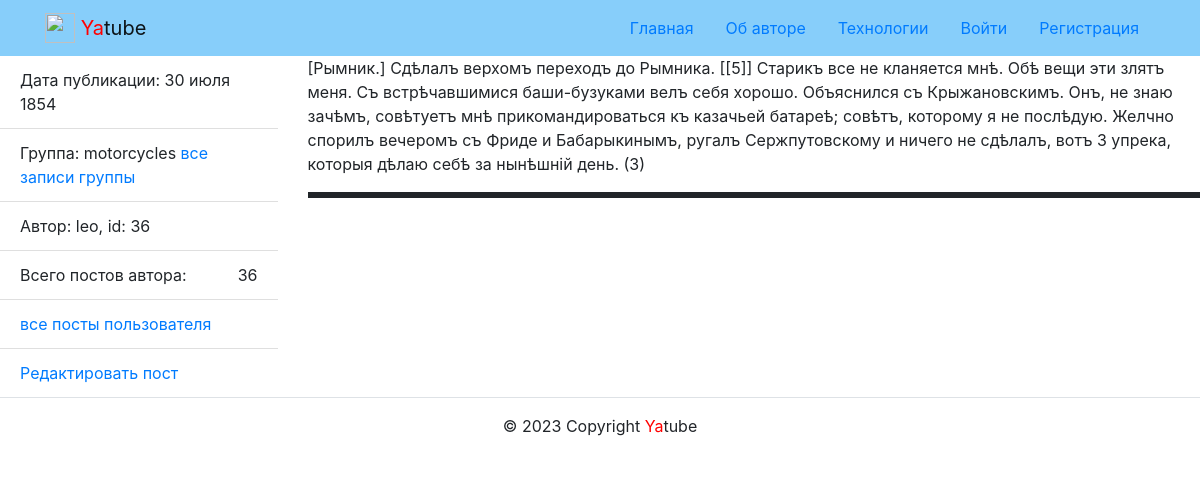
Page /posts/36/ on the committed database.
### posts/models.py (models this page shows, shortened)
class Post(models.Model):
    text = models.TextField(
        max_length=200, verbose_name='Текст',
    )
    pub_date = models.DateTimeField(
        auto_now_add=True, verbose_name='Дата'
    )
    author = models.ForeignKey(
        User,
        on_delete=models.CASCADE,
        related_name='posts',
        verbose_name='Автор'
    )
    group = models.ForeignKey(
        Group, blank=True, null=True,
        on_delete=models.SET_NULL,
        related_name='posts',
        verbose_name='Группа',
    )
    image = models.ImageField(
        'Картинка',
        upload_to='posts/',
        blank=True
    )
    class Meta:
        ordering = ('-pub_date',)
        verbose_name_plural = 'Посты'

class Group(models.Model):
    title = models.CharField(
        verbose_name='Информация о группах',
        max_length=200
    )
    slug = models.SlugField(
        max_length=200, unique=True,
        db_index=True, verbose_name='slug'
    )
    description = models.TextField(
        verbose_name='Описание'
    )
    class Meta:
        verbose_name_plural = 'Группы'
    def __str__(self):
        return self.title

### posts/views.py (the view)
# urls.py: path('posts/<int:post_id>/', views.post_detail, name='post_detail'),
def post_detail(request, post_id):
    post = get_object_or_404(Post, id=post_id)
    author_post = post.author
    post_count = Post.objects.filter(author=author_post).count()
    title = f'Пост {post.text[0:30]}'
    context = {
        'post': post,
        'post_count': post_count,
        'title': title,
        'author_post': author_post,
    }
    return render(request, 'posts/post_detail.html', context)

### core/context_processors/year.py (called while the page is built)
def year(request):
    return {
        'year': datetime.now().year
    }

### templates/posts/post_detail.html (shortened to what this page needs)
{% extends "base.html" %}
{% block content %}
{% load thumbnail %}
<div class="row">
  <aside class="col-12 col-md-3">
    <ul class="list-group list-group-flush">
      <li class="list-group-item">
        Дата публикации: {{ post.pub_date|date:"d E Y" }}
      </li>
        {% if post.group %}
      <li class="list-group-item">
        Группа: {{ post.group }}
        <a href="{% url 'posts:group_list' post.group.slug %}">
          все записи группы
        </a>
        {% endif %}
      </li>
      <li class="list-group-item">
        Автор: {{ author_post }},  id: {{ post.id }}
      </li>
      <li class="list-group-item d-flex justify-content-between align-items-center">
        Всего постов автора:  <span >{{ post_count }}</span>
      </li>
      <li class="list-group-item">
        <a href="{% url 'posts:profile' post.author %}">
          все посты пользователя
        </a>
      </li>
      <li class="list-group-item">
        <a href="{% url 'posts:post_edit' post.id %}">
          Редактировать пост
        </a>
      </li>
    </ul>
  </aside>
  <article class="col-12 col-md-9">
  <p>
    {{ post.text|linebreaksbr }}
  </p>
  <p style="border-style: solid;">
  </p>
  </article>
</div>
{% endblock %}

### rows in the picture
Post: pub_date "30 июля 1854", group "motorcycles", id "36", text "[Рымник.] Сдѣлалъ верхомъ переходъ до Рымника. [[5]] Старикъ все не кланяется мнѣ. Обѣ вещи эти злятъ меня. Съ встрѣчавшимися баши-бузуками велъ себя хорошо. Объяснился съ Крыжановскимъ. Онъ, не знаю зачѣмъ, совѣтуетъ мнѣ прикомандироваться къ казачьей батареѣ; совѣтъ, которому я не послѣдую. Желчно спорилъ вечеромъ съ Фриде и Бабарыкинымъ, ругалъ Сержпутовскому и ничего не сдѣлалъ, вотъ 3 упрека, которыя дѣлаю себѣ за нынѣшній день. (3)"

### other values in the picture
{{ author_post }} "leo"
{{ post_count }} "36"
